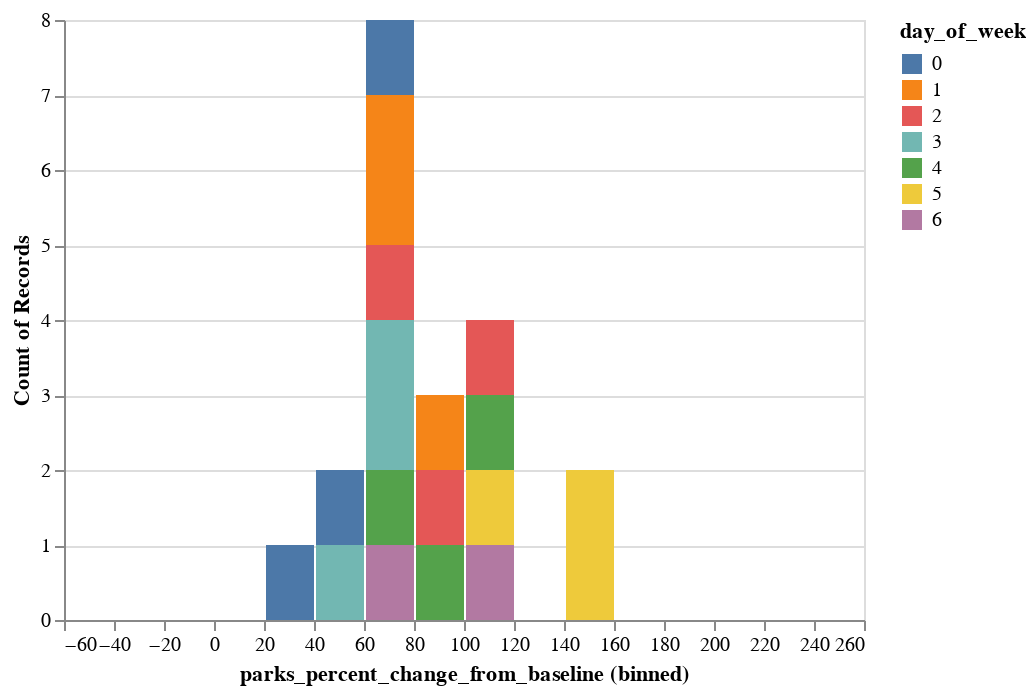

The code cell stored with this chart in its notebook:
### Code cell
alt.Chart(data[(data["date"]>"2021-07-11") & (data["date"]<"2021-08-01") ]).mark_bar().encode(
    alt.X("parks_percent_change_from_baseline:Q", bin=alt.Bin(extent=[-50, 250], step=20)),
    y = "count()",
    color = "day_of_week:N"
)

### Figure 1 — Vega-Lite specification as saved in the notebook (floating-point values rounded to 4 significant figures)
{"config": {"view": {"continuousWidth": 400, "continuousHeight": 300}}, "data": {"name": "data-9819d83669591285ab8e26ca78b41ee4"}, "mark": "bar", "encoding": {"color": {"type": "nominal", "field": "day_of_week"}, "x": {"type": "quantitative", "bin": {"extent": [-50, 250], "step": 20}, "field": "parks_percent_change_from_baseline"}, "y": {"type": "quantitative", "aggregate": "count"}}, "$schema": "https://vega.github.io/schema/vega-lite/v4.8.1.json", "datasets": {"data-9819d83669591285ab8e26ca78b41ee4": [{"country_region_code": "US", "country_region": "United States", "sub_region_1": "Kentucky", "sub_region_2": "Jefferson County", "metro_area": null, "iso_3166_2_code": null, "census_fips_code": 21110.0, "place_id": "ChIJCROGK48KaYgR_WSJcx2vTro", "date": "2021-07-12T00:00:00", "retail_and_recreation_percent_change_from_baseline": -9.0, "grocery_and_pharmacy_percent_change_from_baseline": 3.0, "parks_percent_change_from_baseline": 23.0, "transit_stations_percent_change_from_baseline": -16.0, "workplaces_percent_change_from_baseline": -36.0, "residential_percent_change_from_baseline": 7.0, "day_of_week": 0}, {"country_region_code": "US", "country_region": "United States", "sub_region_1": "Kentucky", "sub_region_2": "Jefferson County", "metro_area": null, "iso_3166_2_code": null, "census_fips_code": 21110.0, "place_id": "ChIJCROGK48KaYgR_WSJcx2vTro", "date": "2021-07-13T00:00:00", "retail_and_recreation_percent_change_from_baseline": -7.0, "grocery_and_pharmacy_percent_change_from_baseline": 9.0, "parks_percent_change_from_baseline": 70.0, "transit_stations_percent_change_from_baseline": -14.0, "workplaces_percent_change_from_baseline": -35.0, "residential_percent_change_from_baseline": 7.0, "day_of_week": 1}, {"country_region_code": "US", "country_region": "United States", "sub_region_1": "Kentucky", "sub_region_2": "Jefferson County", "metro_area": null, "iso_3166_2_code": null, "census_fips_code": 21110.0, "place_id": "ChIJCROGK48KaYgR_WSJcx2vTro", "date": "2021-07-14T00:00:00", "retail_and_recreation_percent_change_from_baseline": -4.0, "grocery_and_pharmacy_percent_change_from_baseline": 12.0, "parks_percent_change_from_baseline": 113.0, "transit_stations_percent_change_from_baseline": -12.0, "workplaces_percent_change_from_baseline": -34.0, "residential_percent_change_from_baseline": 6.0, "day_of_week": 2}, {"country_region_code": "US", "country_region": "United States", "sub_region_1": "Kentucky", "sub_region_2": "Jefferson County", "metro_area": null, "iso_3166_2_code": null, "census_fips_code": 21110.0, "place_id": "ChIJCROGK48KaYgR_WSJcx2vTro", "date": "2021-07-15T00:00:00", "retail_and_recreation_percent_change_from_baseline": -5.0, "grocery_and_pharmacy_percent_change_from_baseline": 12.0, "parks_percent_change_from_baseline": 75.0, "transit_stations_percent_change_from_baseline": -14.0, "workplaces_percent_change_from_baseline": -33.0, "residential_percent_change_from_baseline": 6.0, "day_of_week": 3}, {"country_region_code": "US", "country_region": "United States", "sub_region_1": "Kentucky", "sub_region_2": "Jefferson County", "metro_area": null, "iso_3166_2_code": null, "census_fips_code": 21110.0, "place_id": "ChIJCROGK48KaYgR_WSJcx2vTro", "date": "2021-07-16T00:00:00", "retail_and_recreation_percent_change_from_baseline": -9.0, "grocery_and_pharmacy_percent_change_from_baseline": 7.0, "parks_percent_change_from_baseline": 74.0, "transit_stations_percent_change_from_baseline": -15.0, "workplaces_percent_change_from_baseline": -35.0, "residential_percent_change_from_baseline": 6.0, "day_of_week": 4}, {"country_region_code": "US", "country_region": "United States", "sub_region_1": "Kentucky", "sub_region_2": "Jefferson County", "metro_area": null, "iso_3166_2_code": null, "census_fips_code": 21110.0, "place_id": "ChIJCROGK48KaYgR_WSJcx2vTro", "date": "2021-07-17T00:00:00", "retail_and_recreation_percent_change_from_baseline": -8.0, "grocery_and_pharmacy_percent_change_from_baseline": 10.0, "parks_percent_change_from_baseline": 149.0, "transit_stations_percent_change_from_baseline": 0.0, "workplaces_percent_change_from_baseline": -15.0, "residential_percent_change_from_baseline": -1.0, "day_of_week": 5}, {"country_region_code": "US", "country_region": "United States", "sub_region_1": "Kentucky", "sub_region_2": "Jefferson County", "metro_area": null, "iso_3166_2_code": null, "census_fips_code": 21110.0, "place_id": "ChIJCROGK48KaYgR_WSJcx2vTro", "date": "2021-07-18T00:00:00", "retail_and_recreation_percent_change_from_baseline": -9.0, "grocery_and_pharmacy_percent_change_from_baseline": 2.0, "parks_percent_change_from_baseline": 101.0, "transit_stations_percent_change_from_baseline": -14.0, "workplaces_percent_change_from_baseline": -15.0, "residential_percent_change_from_baseline": 0.0, "day_of_week": 6}, {"country_region_code": "US", "country_region": "United States", "sub_region_1": "Kentucky", "sub_region_2": "Jefferson County", "metro_area": null, "iso_3166_2_code": null, "census_fips_code": 21110.0, "place_id": "ChIJCROGK48KaYgR_WSJcx2vTro", "date": "2021-07-19T00:00:00", "retail_and_recreation_percent_change_from_baseline": -6.0, "grocery_and_pharmacy_percent_change_from_baseline": 8.0, "parks_percent_change_from_baseline": 62.0, "transit_stations_percent_change_from_baseline": -11.0, "workplaces_percent_change_from_baseline": -35.0, "residential_percent_change_from_baseline": 6.0, "day_of_week": 0}, {"country_region_code": "US", "country_region": "United States", "sub_region_1": "Kentucky", "sub_region_2": "Jefferson County", "metro_area": null, "iso_3166_2_code": null, "census_fips_code": 21110.0, "place_id": "ChIJCROGK48KaYgR_WSJcx2vTro", "date": "2021-07-20T00:00:00", "retail_and_recreation_percent_change_from_baseline": -4.0, "grocery_and_pharmacy_percent_change_from_baseline": 11.0, "parks_percent_change_from_baseline": 88.0, "transit_stations_percent_change_from_baseline": -12.0, "workplaces_percent_change_from_baseline": -33.0, "residential_percent_change_from_baseline": 5.0, "day_of_week": 1}, {"country_region_code": "US", "country_region": "United States", "sub_region_1": "Kentucky", "sub_region_2": "Jefferson County", "metro_area": null, "iso_3166_2_code": null, "census_fips_code": 21110.0, "place_id": "ChIJCROGK48KaYgR_WSJcx2vTro", "date": "2021-07-21T00:00:00", "retail_and_recreation_percent_change_from_baseline": -5.0, "grocery_and_pharmacy_percent_change_from_baseline": 11.0, "parks_percent_change_from_baseline": 82.0, "transit_stations_percent_change_from_baseline": -12.0, "workplaces_percent_change_from_baseline": -33.0, "residential_percent_change_from_baseline": 6.0, "day_of_week": 2}, {"country_region_code": "US", "country_region": "United States", "sub_region_1": "Kentucky", "sub_region_2": "Jefferson County", "metro_area": null, "iso_3166_2_code": null, "census_fips_code": 21110.0, "place_id": "ChIJCROGK48KaYgR_WSJcx2vTro", "date": "2021-07-22T00:00:00", "retail_and_recreation_percent_change_from_baseline": -5.0, "grocery_and_pharmacy_percent_change_from_baseline": 10.0, "parks_percent_change_from_baseline": 75.0, "transit_stations_percent_change_from_baseline": -14.0, "workplaces_percent_change_from_baseline": -32.0, "residential_percent_change_from_baseline": 5.0, "day_of_week": 3}, {"country_region_code": "US", "country_region": "United States", "sub_region_1": "Kentucky", "sub_region_2": "Jefferson County", "metro_area": null, "iso_3166_2_code": null, "census_fips_code": 21110.0, "place_id": "ChIJCROGK48KaYgR_WSJcx2vTro", "date": "2021-07-23T00:00:00", "retail_and_recreation_percent_change_from_baseline": -9.0, "grocery_and_pharmacy_percent_change_from_baseline": 7.0, "parks_percent_change_from_baseline": 107.0, "transit_stations_percent_change_from_baseline": -10.0, "workplaces_percent_change_from_baseline": -33.0, "residential_percent_change_from_baseline": 5.0, "day_of_week": 4}, {"country_region_code": "US", "country_region": "United States", "sub_region_1": "Kentucky", "sub_region_2": "Jefferson County", "metro_area": null, "iso_3166_2_code": null, "census_fips_code": 21110.0, "place_id": "ChIJCROGK48KaYgR_WSJcx2vTro", "date": "2021-07-24T00:00:00", "retail_and_recreation_percent_change_from_baseline": -11.0, "grocery_and_pharmacy_percent_change_from_baseline": 9.0, "parks_percent_change_from_baseline": 152.0, "transit_stations_percent_change_from_baseline": 1.0, "workplaces_percent_change_from_baseline": -14.0, "residential_percent_change_from_baseline": -1.0, "day_of_week": 5}, {"country_region_code": "US", "country_region": "United States", "sub_region_1": "Kentucky", "sub_region_2": "Jefferson County", "metro_area": null, "iso_3166_2_code": null, "census_fips_code": 21110.0, "place_id": "ChIJCROGK48KaYgR_WSJcx2vTro", "date": "2021-07-25T00:00:00", "retail_and_recreation_percent_change_from_baseline": -10.0, "grocery_and_pharmacy_percent_change_from_baseline": 1.0, "parks_percent_change_from_baseline": 71.0, "transit_stations_percent_change_from_baseline": -14.0, "workplaces_percent_change_from_baseline": -15.0, "residential_percent_change_from_baseline": 0.0, "day_of_week": 6}, {"country_region_code": "US", "country_region": "United States", "sub_region_1": "Kentucky", "sub_region_2": "Jefferson County", "metro_area": null, "iso_3166_2_code": null, "census_fips_code": 21110.0, "place_id": "ChIJCROGK48KaYgR_WSJcx2vTro", "date": "2021-07-26T00:00:00", "retail_and_recreation_percent_change_from_baseline": -9.0, "grocery_and_pharmacy_percent_change_from_baseline": 5.0, "parks_percent_change_from_baseline": 45.0, "transit_stations_percent_change_from_baseline": -14.0, "workplaces_percent_change_from_baseline": -35.0, "residential_percent_change_from_baseline": 6.0, "day_of_week": 0}, {"country_region_code": "US", "country_region": "United States", "sub_region_1": "Kentucky", "sub_region_2": "Jefferson County", "metro_area": null, "iso_3166_2_code": null, "census_fips_code": 21110.0, "place_id": "ChIJCROGK48KaYgR_WSJcx2vTro", "date": "2021-07-27T00:00:00", "retail_and_recreation_percent_change_from_baseline": -7.0, "grocery_and_pharmacy_percent_change_from_baseline": 9.0, "parks_percent_change_from_baseline": 75.0, "transit_stations_percent_change_from_baseline": -12.0, "workplaces_percent_change_from_baseline": -33.0, "residential_percent_change_from_baseline": 6.0, "day_of_week": 1}, {"country_region_code": "US", "country_region": "United States", "sub_region_1": "Kentucky", "sub_region_2": "Jefferson County", "metro_area": null, "iso_3166_2_code": null, "census_fips_code": 21110.0, "place_id": "ChIJCROGK48KaYgR_WSJcx2vTro", "date": "2021-07-28T00:00:00", "retail_and_recreation_percent_change_from_baseline": -8.0, "grocery_and_pharmacy_percent_change_from_baseline": 10.0, "parks_percent_change_from_baseline": 74.0, "transit_stations_percent_change_from_baseline": -13.0, "workplaces_percent_change_from_baseline": -33.0, "residential_percent_change_from_baseline": 6.0, "day_of_week": 2}, {"country_region_code": "US", "country_region": "United States", "sub_region_1": "Kentucky", "sub_region_2": "Jefferson County", "metro_area": null, "iso_3166_2_code": null, "census_fips_code": 21110.0, "place_id": "ChIJCROGK48KaYgR_WSJcx2vTro", "date": "2021-07-29T00:00:00", "retail_and_recreation_percent_change_from_baseline": -9.0, "grocery_and_pharmacy_percent_change_from_baseline": 8.0, "parks_percent_change_from_baseline": 46.0, "transit_stations_percent_change_from_baseline": -16.0, "workplaces_percent_change_from_baseline": -32.0, "residential_percent_change_from_baseline": 6.0, "day_of_week": 3}, {"country_region_code": "US", "country_region": "United States", "sub_region_1": "Kentucky", "sub_region_2": "Jefferson County", "metro_area": null, "iso_3166_2_code": null, "census_fips_code": 21110.0, "place_id": "ChIJCROGK48KaYgR_WSJcx2vTro", "date": "2021-07-30T00:00:00", "retail_and_recreation_percent_change_from_baseline": -10.0, "grocery_and_pharmacy_percent_change_from_baseline": 7.0, "parks_percent_change_from_baseline": 84.0, "transit_stations_percent_change_from_baseline": -13.0, "workplaces_percent_change_from_baseline": -33.0, "residential_percent_change_from_baseline": 5.0, "day_of_week": 4}, {"country_region_code": "US", "country_region": "United States", "sub_region_1": "Kentucky", "sub_region_2": "Jefferson County", "metro_area": null, "iso_3166_2_code": null, "census_fips_code": 21110.0, "place_id": "ChIJCROGK48KaYgR_WSJcx2vTro", "date": "2021-07-31T00:00:00", "retail_and_recreation_percent_change_from_baseline": -11.0, "grocery_and_pharmacy_percent_change_from_baseline": 8.0, "parks_percent_change_from_baseline": 115.0, "transit_stations_percent_change_from_baseline": -5.0, "workplaces_percent_change_from_baseline": -12.0, "residential_percent_change_from_baseline": -1.0, "day_of_week": 5}]}}
